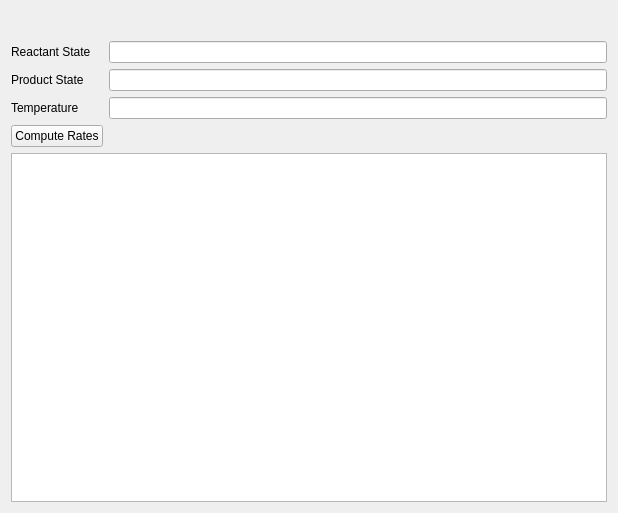
<?xml version="1.0" encoding="UTF-8"?>
<ui version="4.0">
 <class>Form</class>
 <widget class="QWidget" name="Form">
  <property name="geometry">
   <rect>
    <x>0</x>
    <y>0</y>
    <width>618</width>
    <height>513</height>
   </rect>
  </property>
  <property name="windowTitle">
   <string>Form</string>
  </property>
  <layout class="QVBoxLayout" name="verticalLayout_2">
   <item>
    <layout class="QVBoxLayout" name="verticalLayout">
     <item>
      <widget class="QLabel" name="label_status">
       <property name="text">
        <string/>
       </property>
      </widget>
     </item>
     <item>
      <layout class="QGridLayout" name="gridLayout">
       <property name="topMargin">
        <number>10</number>
       </property>
       <item row="3" column="0">
        <widget class="QPushButton" name="btn_compute">
         <property name="text">
          <string>Compute Rates</string>
         </property>
        </widget>
       </item>
       <item row="1" column="0">
        <widget class="QLabel" name="label_2">
         <property name="text">
          <string>Product State</string>
         </property>
        </widget>
       </item>
       <item row="0" column="0">
        <widget class="QLabel" name="label">
         <property name="text">
          <string>Reactant State</string>
         </property>
        </widget>
       </item>
       <item row="1" column="1">
        <widget class="QLineEdit" name="lineEdit_B"/>
       </item>
       <item row="0" column="1">
        <widget class="QLineEdit" name="lineEdit_A"/>
       </item>
       <item row="2" column="1">
        <widget class="QLineEdit" name="lineEdit_T"/>
       </item>
       <item row="2" column="0">
        <widget class="QLabel" name="label_3">
         <property name="text">
          <string>Temperature</string>
         </property>
        </widget>
       </item>
      </layout>
     </item>
     <item>
      <widget class="QTextBrowser" name="textBrowser"/>
     </item>
    </layout>
   </item>
  </layout>
 </widget>
 <resources/>
 <connections/>
</ui>
